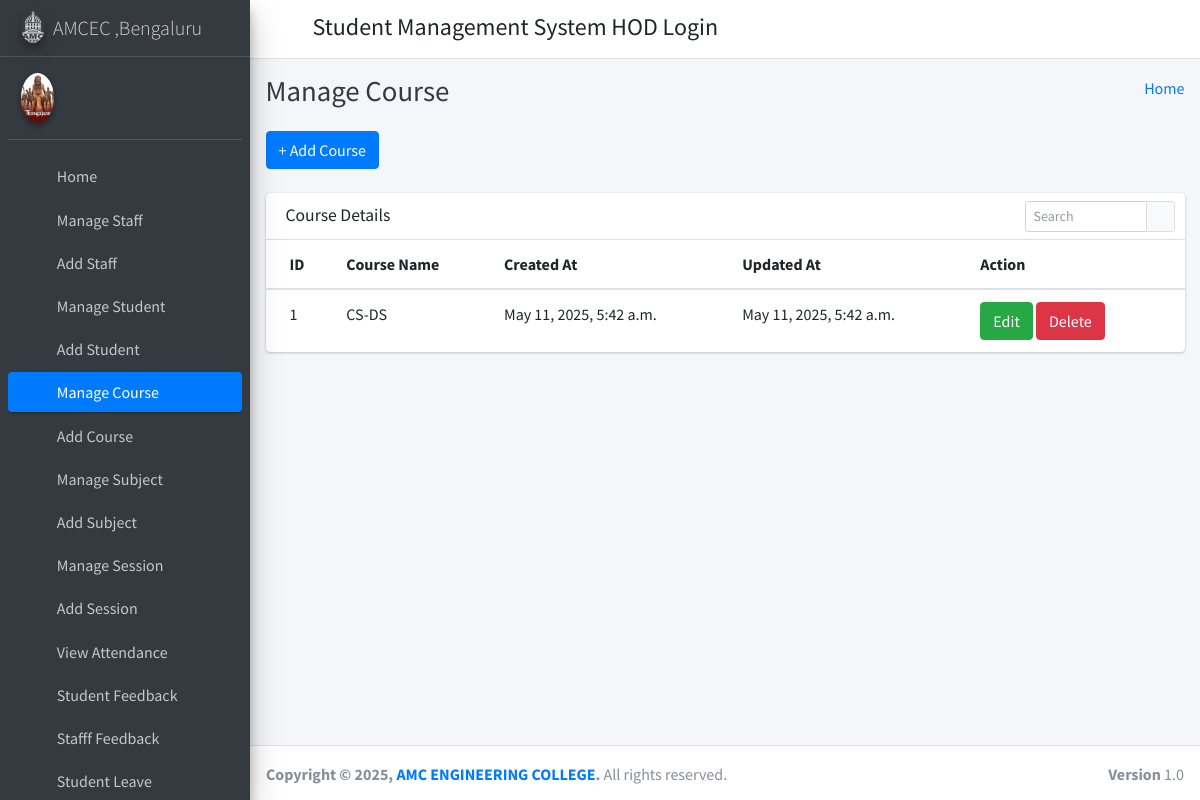
/manage_course/ (signed in), run on the app's committed database.
### student_management_app/models.py (models this page shows)
class Courses(models.Model):
    id = models.AutoField(primary_key=True)
    course_name = models.CharField(max_length=255)
    created_at = models.DateTimeField(auto_now_add=True)
    updated_at = models.DateTimeField(auto_now=True)
    objects = models.Manager()

### student_management_app/HodViews.py (the view)
# urls.py: path('manage_course/', HodViews.manage_course, name="manage_course"),
def manage_course(request):
    courses = Courses.objects.all()
    context = {
        "courses": courses
    }
    return render(request, 'hod_template/manage_course_template.html', context)

### student_management_app/LoginCheckMiddleWare.py (called while the page is built, shortened)
    def process_view(self, request, view_func, view_args, view_kwargs):
        modulename = view_func.__module__
        user = request.user
        if user.is_authenticated:
            if user.user_type == "1":
                if modulename == "student_management_app.HodViews":
                    pass
                elif modulename == "student_management_app.views" or modulename == "django.views.static":
                    pass
                else:
                    return redirect("admin_home")
            else:
                return redirect("login")
        else:
            if request.path == reverse("login") or request.path == reverse("doLogin"):
                pass
            else:
                return redirect("login")

### student_management_app/templates/hod_template/manage_course_template.html (shortened to what this page needs)
{% extends 'hod_template/base_template.html' %}
{% block page_title %}
    Manage Course
{% endblock page_title %}
{% block main_content %}
{% load static %}
<section class="content">
        <div class="container-fluid">
            <a class="btn btn-primary" href="{% url 'add_course' %}" role="button">+ Add Course</a> <br/>&nbsp;
            <div class="row">
                <div class="col-md-12">
                    <div class="card">
                        <div class="card-header">
                            <h3 class="card-title">Course Details</h3>
                            <div class="card-tools">
                            <div class="input-group input-group-sm" style="width: 150px;">
                                <input type="text" name="table_search" class="form-control float-right" placeholder="Search">
                                <div class="input-group-append">
                                <button type="submit" class="btn btn-default"><i class="fas fa-search"></i></button>
                                </div>
                            </div>
                            </div>
                        </div>
                        <div class="card-body table-responsive p-0">
                            <table class="table table-hover text-nowrap">
                            <thead>
                                <tr>
                                <th>ID</th>
                                <th>Course Name</th>
                                <th>Created At</th>
                                <th>Updated At</th>
                                <th>Action</th>
                                </tr>
                            </thead>
                            <tbody>
                                {% for course in courses %}
                                <tr>
                                <td>{{ course.id }}</td>
                                <td>{{ course.course_name }}</td>
                                <td>{{ course.created_at }}</td>
                                <td>{{ course.updated_at }}</td>
                                <td>
                                    <a href="{% url 'edit_course' course.id %}" class="btn btn-success">Edit</a>
                                    <a href="{% url 'delete_course' course.id %}" class="btn btn-danger">Delete</a>
                                </td>
                                </tr>
                                {% endfor %}
                            </tbody>
                            </table>
                        </div>
                        </div>
                </div>
            </div>
        </div>
      </section>
  {% endblock main_content %}

### data on the page
Courses: id "1", course_name "CS-DS", created_at "May 11, 2025, 5:42 a.m.", updated_at "May 11, 2025, 5:42 a.m."
